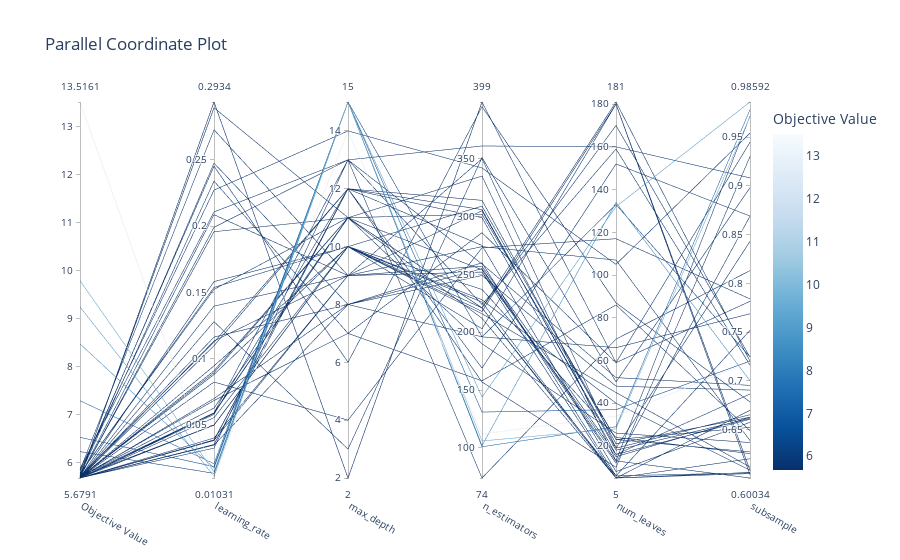

The notebook cell saved with this chart:
### Code cell
optuna.visualization.plot_parallel_coordinate(study_gbm)
